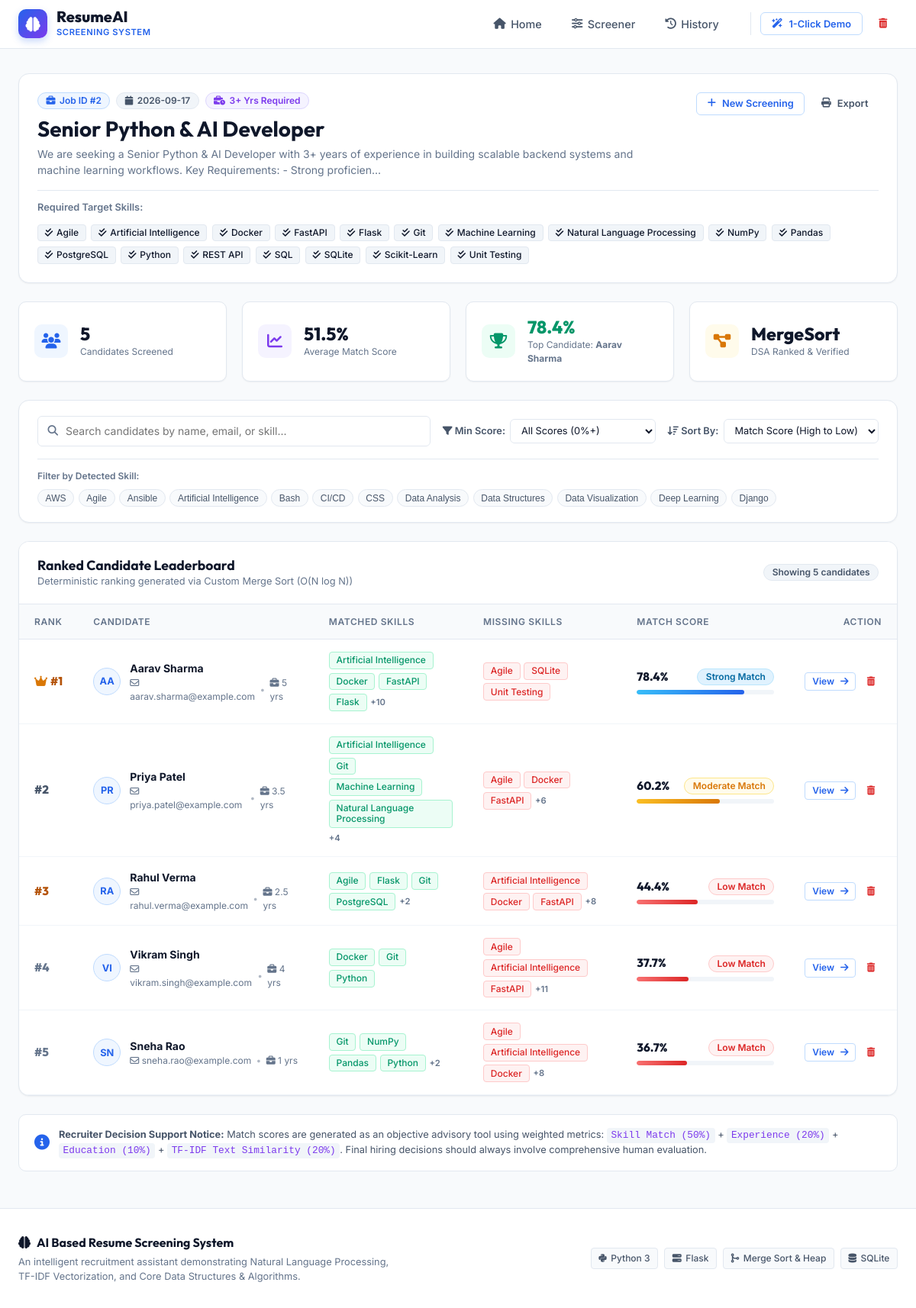
Screenshot of /results/2 with the database file from the repository.
### tables this page shows
CREATE TABLE jobs (
            id INTEGER PRIMARY KEY AUTOINCREMENT,
            job_title TEXT NOT NULL,
            job_description TEXT NOT NULL,
            required_skills TEXT,
            required_experience REAL DEFAULT 0,
            created_at TIMESTAMP DEFAULT CURRENT_TIMESTAMP
        );

CREATE TABLE candidates (
            id INTEGER PRIMARY KEY AUTOINCREMENT,
            job_id INTEGER,
            name TEXT NOT NULL,
            email TEXT,
            phone TEXT,
            education TEXT,
            experience_years REAL DEFAULT 0,
            resume_filename TEXT,
            match_score REAL DEFAULT 0,
            skill_score REAL DEFAULT 0,
            exp_score REAL DEFAULT 0,
            edu_score REAL DEFAULT 0,
            tfidf_score REAL DEFAULT 0,
            badge TEXT,
            badge_class TEXT,
            matched_skills TEXT,
            missing_skills TEXT,
            additional_skills TEXT,
            explanations_json TEXT,
            raw_text TEXT,
            projects TEXT,
            certifications TEXT,
            created_at TIMESTAMP DEFAULT CURRENT_TIMESTAMP,
            FOREIGN KEY (job_id) REFERENCES jobs (id) ON DELETE CASCADE
        );

### app.py (the view)
@app.route('/results/<int:job_id>')
def view_results(job_id: int):
    job = database.get_job(job_id)
    if not job:
        flash("Screening session not found.", "error")
        return redirect(url_for('dashboard'))
    candidates = database.get_candidates_for_job(job_id)
    ranked_candidates = merge_sort(candidates, key=lambda c: c["match_score"], reverse=True)
    for idx, cand in enumerate(ranked_candidates):
        cand["rank"] = idx + 1
    total_count = len(ranked_candidates)
    avg_score = round(sum(c["match_score"] for c in ranked_candidates) / total_count, 1) if total_count > 0 else 0.0
    top_candidate = ranked_candidates[0] if ranked_candidates else None
    all_skills_set = set()
    for c in ranked_candidates:
        all_skills_set.update(c.get("skills", []))
    available_skills = sorted(list(all_skills_set))
    return render_template(
        'results.html',
        job=job,
        candidates=ranked_candidates,
        total_count=total_count,
        avg_score=avg_score,
        top_candidate=top_candidate,
        available_skills=available_skills
    )

### algorithms.py (called while the page is built)
def merge_sort(arr: List[Any], key: Optional[Callable[[Any], Any]] = None, reverse: bool = False) -> List[Any]:
    if len(arr) <= 1:
        return arr[:]
    mid = len(arr) // 2
    left = merge_sort(arr[:mid], key=key, reverse=reverse)
    right = merge_sort(arr[mid:], key=key, reverse=reverse)
    return _merge(left, right, key, reverse)

def _merge(left: List[Any], right: List[Any], key: Optional[Callable[[Any], Any]], reverse: bool) -> List[Any]:
    merged = []
    i = j = 0
    def get_val(item):
        return key(item) if key else item
    while i < len(left) and j < len(right):
        val_l = get_val(left[i])
        val_r = get_val(right[j])
        if (val_l >= val_r if reverse else val_l <= val_r):
            merged.append(left[i])
            i += 1
        else:
            merged.append(right[j])
            j += 1
    merged.extend(left[i:])
    merged.extend(right[j:])
    return merged

### app.py (called while the page is built)
@app.template_filter('format_exp')
def format_exp_filter(val):
    if val is None:
        return "0"
    try:
        f = float(val)
        return str(int(f)) if f.is_integer() else str(round(f, 1))
    except (ValueError, TypeError):
        return str(val)

### database.py (called while the page is built)
def get_db_connection() -> sqlite3.Connection:
    os.makedirs(DB_DIR, exist_ok=True)
    conn = sqlite3.connect(DB_PATH)
    conn.row_factory = sqlite3.Row
    return conn

def get_job(job_id: int) -> Optional[Dict[str, Any]]:
    conn = get_db_connection()
    cursor = conn.cursor()
    cursor.execute("SELECT * FROM jobs WHERE id = ?", (job_id,))
    row = cursor.fetchone()
    conn.close()
    if not row:
        return None
    res = dict(row)
    res["required_skills"] = json.loads(res["required_skills"]) if res["required_skills"] else []
    return res

### templates/results.html (shortened to what this page needs)
{% extends 'base.html' %}
{% block content %}
<div class="results-header-card card">
    <div class="results-header-content">
        <div>
            <div class="results-badge-bar">
                <span class="badge badge-primary"><i class="fa-solid fa-briefcase"></i> Job ID #{{ job.id }}</span>
                <span class="badge badge-secondary"><i class="fa-solid fa-calendar"></i> {{ job.created_at[:10] if
                    job.created_at else 'Recent' }}</span>
                {% if job.required_experience > 0 %}
                <span class="badge badge-purple"><i class="fa-solid fa-business-time"></i> {{
                    job.required_experience|format_exp }}+ Yrs Required</span>
                {% endif %}
            </div>
            <h1 class="results-job-title">{{ job.job_title }}</h1>
            <p class="results-job-desc">{{ job.job_description[:180] }}...</p>
        </div>
        <div class="results-header-actions">
            <a href="{{ url_for('dashboard') }}" class="btn btn-outline-primary btn-sm">
                <i class="fa-solid fa-plus"></i> New Screening
            </a>
            <button onclick="window.print()" class="btn btn-ghost btn-sm" title="Print / Export Report">
                <i class="fa-solid fa-print"></i> Export
            </button>
        </div>
    </div>
    {% if job.required_skills %}
    <div class="required-skills-row">
        <span class="req-label">Required Target Skills:</span>
        <div class="skill-chips-wrap">
            {% for s in job.required_skills %}
            <span class="skill-chip skill-req"><i class="fa-solid fa-check-double"></i> {{ s }}</span>
            {% endfor %}
        </div>
    </div>
    {% endif %}
</div>
<div class="kpi-grid">
    <div class="kpi-card">
        <div class="kpi-icon icon-blue"><i class="fa-solid fa-users"></i></div>
        <div class="kpi-data">
            <span class="kpi-number">{{ total_count }}</span>
            <span class="kpi-label">Candidates Screened</span>
        </div>
    </div>
    <div class="kpi-card">
        <div class="kpi-icon icon-purple"><i class="fa-solid fa-chart-line"></i></div>
        <div class="kpi-data">
            <span class="kpi-number">{{ avg_score }}%</span>
            <span class="kpi-label">Average Match Score</span>
        </div>
    </div>
    <div class="kpi-card">
        <div class="kpi-icon icon-green"><i class="fa-solid fa-trophy"></i></div>
        <div class="kpi-data">
            <span class="kpi-number text-emerald">
                {% if top_candidate %}
                {{ top_candidate.match_score }}%
                {% else %}
                N/A
                {% endif %}
            </span>
            <span class="kpi-label">
                Top Candidate: <strong>{{ top_candidate.name if top_candidate else 'None' }}</strong>
            </span>
        </div>
    </div>
    <div class="kpi-card">
        <div class="kpi-icon icon-amber"><i class="fa-solid fa-diagram-project"></i></div>
        <div class="kpi-data">
            <span class="kpi-number">MergeSort</span>
            <span class="kpi-label">DSA Ranked & Verified</span>
        </div>
    </div>
</div>
<div class="card toolbar-card">
    <div class="toolbar-flex">
        <div class="search-box">
            <i class="fa-solid fa-magnifying-glass search-icon"></i>
            <input type="text" id="candidateSearchInput" class="form-control search-input"
                placeholder="Search candidates by name, email, or skill..." onkeyup="filterCandidatesTable()">
        </div>
        <div class="filter-controls">
            <div class="filter-item">
                <label for="scoreFilter"><i class="fa-solid fa-filter"></i> Min Score:</label>
                <select id="scoreFilter" class="form-select form-select-sm" onchange="filterCandidatesTable()">
                    <option value="0">All Scores (0%+)</option>
                </select>
            </div>
            <div class="filter-item">
                <label for="sortSelector"><i class="fa-solid fa-arrow-down-wide-short"></i> Sort By:</label>
                <select id="sortSelector" class="form-select form-select-sm" onchange="sortCandidatesTable()">
                    <option value="score_desc">Match Score (High to Low)</option>
                </select>
            </div>
        </div>
    </div>
    {% if available_skills %}
    <div class="quick-skill-filters">
        <span class="filter-tag-label">Filter by Detected Skill:</span>
        <div class="skill-filter-list">
            {% for skill in available_skills[:12] %}
            <button type="button" class="btn-filter-pill" onclick="toggleSkillFilter(this, '{{ skill|lower }}')">
                {{ skill }}
            </button>
            {% endfor %}
        </div>
    </div>
    {% endif %}
</div>
<div class="card table-card">
    <div class="card-header table-card-header">
        <div>
            <h3 class="card-title">Ranked Candidate Leaderboard</h3>
            <p class="card-subtitle">Deterministic ranking generated via Custom Merge Sort (O(N log N))</p>
        </div>
        <span id="filteredCountBadge" class="badge badge-secondary">Showing {{ total_count }} candidates</span>
    </div>
    <div class="table-responsive">
        <table class="table" id="candidatesTable">
            <thead>
                <tr>
                    <th style="width: 70px;">Rank</th>
                    <th>Candidate</th>
                    <th>Matched Skills</th>
                    <th>Missing Skills</th>
                    <th style="width: 220px;">Match Score</th>
                    <th style="width: 130px; text-align: right;">Action</th>
                </tr>
            </thead>
            <tbody id="candidatesTableBody">
                {% for cand in candidates %}
                <tr class="candidate-row" data-name="{{ cand.name|lower }}" data-email="{{ cand.email|lower }}"
                    data-skills="{{ (cand.skills|join(' '))|lower }}" data-score="{{ cand.match_score }}">
                    <td>
                        <div
                            class="rank-badge {% if cand.rank == 1 %}rank-1{% elif cand.rank == 2 %}rank-2{% elif cand.rank == 3 %}rank-3{% else %}rank-other{% endif %}">
                            {% if cand.rank == 1 %}<i class="fa-solid fa-crown text-amber"></i>{% endif %}
                            #{{ cand.rank }}
                        </div>
                    </td>
                    <td>
                        <div class="candidate-info-cell">
                            <div class="candidate-avatar">
                                {{ cand.name[:2]|upper if cand.name != 'Not Available' else 'NA' }}
                            </div>
                            <div>
                                <div class="candidate-name">
                                    <a href="{{ url_for('candidate_detail', candidate_id=cand.id) }}">{{ cand.name
                                        }}</a>
                                </div>
                                <div class="candidate-meta">
                                    {% if cand.email != 'Not Available' %}
                                    <span><i class="fa-regular fa-envelope"></i> {{ cand.email }}</span>
                                    {% endif %}
                                    {% if cand.experience_years > 0 %}
                                    <span class="meta-sep">•</span>
                                    <span><i class="fa-solid fa-briefcase"></i> {{ cand.experience_years|format_exp }}
                                        yrs</span>
                                    {% endif %}
                                </div>
                            </div>
                        </div>
                    </td>
                    <td>
                        <div class="skill-chips-cell">
                            {% if cand.matched_skills %}
                            {% for s in cand.matched_skills[:4] %}
                            <span class="skill-chip skill-matched">{{ s }}</span>
                            {% endfor %}
                            {% if cand.matched_skills|length > 4 %}
                            <span class="skill-chip-more">+{{ cand.matched_skills|length - 4 }}</span>
                            {% endif %}
                            {% else %}
                            <span class="text-muted text-xs">No direct matches</span>
                            {% endif %}
                        </div>
                    </td>
                    <td>
                        <div class="skill-chips-cell">
                            {% if cand.missing_skills %}
                            {% for s in cand.missing_skills[:3] %}
                            <span class="skill-chip skill-missing">{{ s }}</span>
                            {% endfor %}
                            {% if cand.missing_skills|length > 3 %}
                            <span class="skill-chip-more">+{{ cand.missing_skills|length - 3 }}</span>
                            {% endif %}
                            {% else %}
                            <span class="text-emerald text-xs font-semibold"><i class="fa-solid fa-circle-check"></i>
                                None</span>
                            {% endif %}
                        </div>
                    </td>
                    <td>
                        <div class="score-cell-wrapper">
                            <div class="score-flex">
                                <span class="score-number">{{ cand.match_score }}%</span>
                                <span class="badge {{ cand.badge_class }}">{{ cand.badge }}</span>
                            </div>
                            <div class="progress-bar-container">
                                <div class="progress-bar-fill {% if cand.match_score >= 85 %}fill-excellent{% elif cand.match_score >= 70 %}fill-strong{% elif cand.match_score >= 55 %}fill-moderate{% else %}fill-low{% endif %}"
                                    style="width: {{ cand.match_score }}%;"></div>
                            </div>
                        </div>
                    </td>
                    <td style="text-align: right;">
                        <div class="action-buttons-group">
                            <a href="{{ url_for('candidate_detail', candidate_id=cand.id) }}"
                                class="btn btn-outline-primary btn-xs" title="View Full Report">
                                View <i class="fa-solid fa-arrow-right"></i>
                            </a>
                            <button type="button" class="btn btn-ghost btn-xs text-danger" title="Remove Candidate"
                                onclick="deleteCandidate({{ cand.id }})">
                                <i class="fa-solid fa-trash-can"></i>
                            </button>
                        </div>
                    </td>
                </tr>
                {% else %}
                <tr>
                    <td colspan="6" class="text-center py-5">
                        <p class="text-muted">No candidates found for this screening session.</p>
                    </td>
                </tr>
                {% endfor %}
            </tbody>
        </table>
    </div>
</div>
<div class="score-formula-card">
    <div class="formula-icon"><i class="fa-solid fa-circle-info"></i></div>
    <div class="formula-text">
        <strong>Recruiter Decision Support Notice:</strong>
        Match scores are generated as an objective advisory tool using weighted metrics:
        <code>Skill Match (50%)</code> + <code>Experience (20%)</code> + <code>Education (10%)</code> +
        <code>TF-IDF Text Similarity (20%)</code>. Final hiring decisions should always involve comprehensive human
        evaluation.
    </div>
</div>
{% endblock %}

### rows the page displays
jobs: id "2", created_at "2026-09-17", required_experience "3", job_title "Senior Python & AI Developer", job_description "We are seeking a Senior Python & AI Developer with 3+ years of experience in building scalable backend systems and machine learning workflows. Key Requirements: - Strong proficien"
candidates: match_score "78.4", name "Aarav Sharma", rank "1", name "AA", email "aarav.sharma@example.com", experience_years "5", 4 "Artificial Intelligence" "Docker" "FastAPI" "Flask", matched_skills|length "10", 3 "Agile" "SQLite" "Unit Testing", badge "Strong Match"
candidates: rank "2", name "PR", name "Priya Patel", email "priya.patel@example.com", experience_years "3.5", 4 "Artificial Intelligence" "Git" "Machine Learning" "Natural Language Processing", matched_skills|length "4", 3 "Agile" "Docker" "FastAPI", missing_skills|length "6", match_score "60.2", badge "Moderate Match"
candidates: rank "3", name "RA", name "Rahul Verma", email "rahul.verma@example.com", experience_years "2.5", 4 "Agile" "Flask" "Git" "PostgreSQL", matched_skills|length "2", 3 "Artificial Intelligence" "Docker" "FastAPI", missing_skills|length "8", match_score "44.4", badge "Low Match"
candidates: rank "4", name "VI", name "Vikram Singh", email "vikram.singh@example.com", experience_years "4", 4 "Docker" "Git" "Python", 3 "Agile" "Artificial Intelligence" "FastAPI", missing_skills|length "11", match_score "37.7", badge "Low Match"
candidates: rank "5", name "SN", name "Sneha Rao", email "sneha.rao@example.com", experience_years "1", 4 "Git" "NumPy" "Pandas" "Python", matched_skills|length "2", 3 "Agile" "Artificial Intelligence" "Docker", missing_skills|length "8", match_score "36.7", badge "Low Match"

### other values shown
{{ s }} "Agile" "Artificial Intelligence" "Docker" "FastAPI" "Flask" "Git" "Machine Learning" "Natural Language Processing" "NumPy" "Pandas" "PostgreSQL" "Python" "REST API" "SQL" "SQLite" "Scikit-Learn" "Unit Testing"
{{ total_count }} "5"
{{ avg_score }} "51.5"
{{ skill }} "AWS" "Agile" "Ansible" "Artificial Intelligence" "Bash" "CI/CD" "CSS" "Data Analysis" "Data Structures" "Data Visualization" "Deep Learning" "Django"
